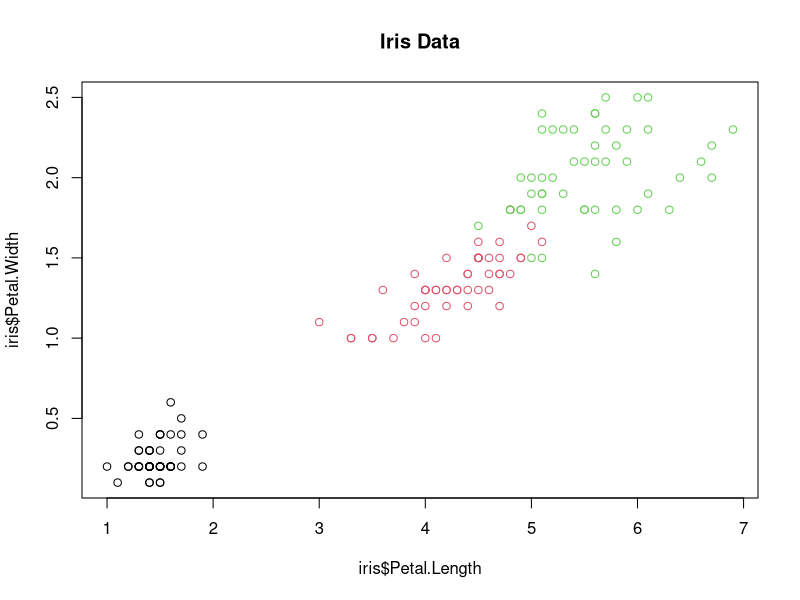
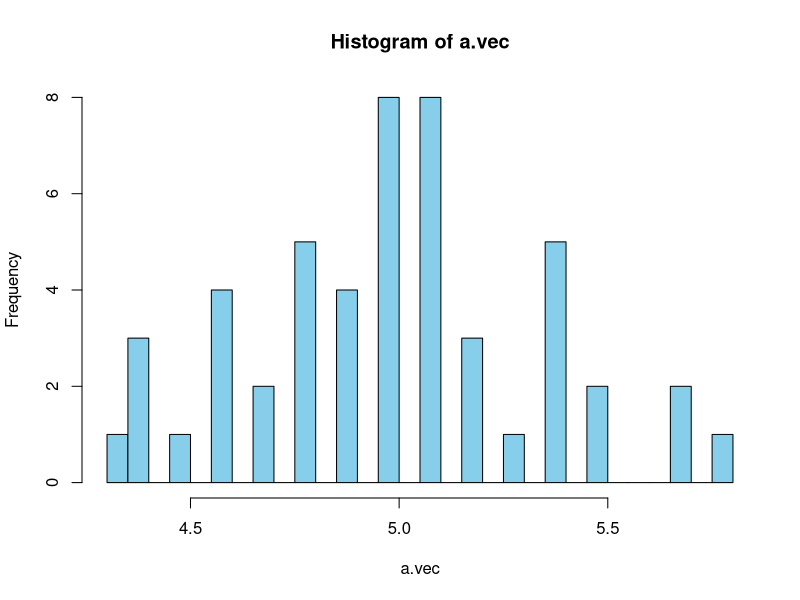
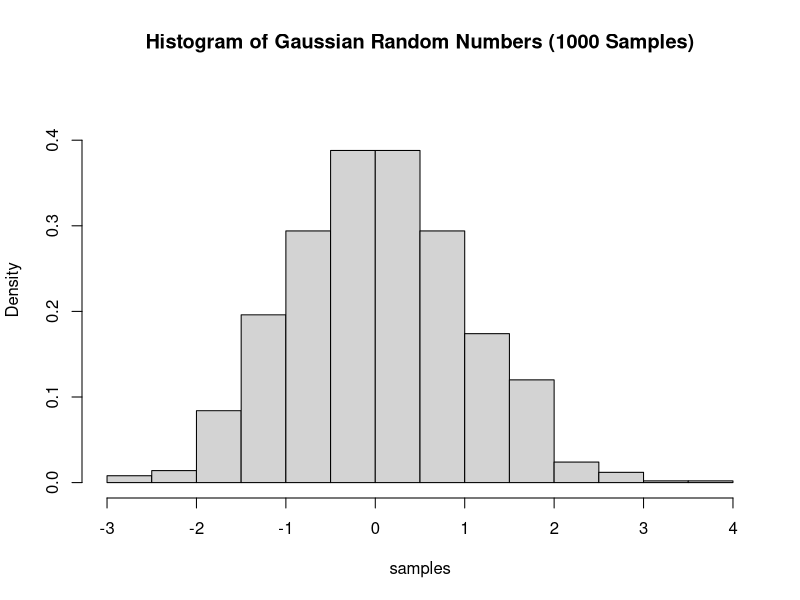

Source code (R) for these figures, in order: (Note: this script raises an error after producing the figures.)
## ---- chunk 1
2+2
## ---- chunk 2
sqrt(16) # this is the square root of 16
## ---- chunk 3
my.adder <- function(x, add.this = 1) {
  result <- x + add.this
  return(result)
}

my.adder(5,10)
## ---- chunk 4
is_positive <- function(x) {
  if(x >= 0) {
    return(TRUE)
  } else {
    return(FALSE)
  }
}

is_positive(2)

## ---- chunk 5
vector <- c(1:10)
vector

for (i in vector) {
  print(i)
}
## ---- chunk 6
iris_data <- data(iris)
head(iris)
## ---- chunk 7
summary(iris)
## ---- chunk 8
calculate.mean <- function(x) {
  return(sum(x)/length(x))
}
# this however is already implemented in R in the following way
mean(iris$Sepal.Length)
calculate.mean(iris$Sepal.Length)
## ---- chunk 9
calculate.variance <- function(x) {
  return(1/(length(x)-1) * sum((x-mean(x))^2)) # this is the formula for the variance
}
calculate.variance(iris$Sepal.Length) # variance
var(iris$Sepal.Length)

sd(iris$Sepal.Length) # standard deviatin

## ---- chunk 10
#mean(iris$Sepal.Length, na_rm = TRUE)
max(iris$Sepal.Length, na_rm = TRUE)
#min(iris$Sepal.Length, na_rm = TRUE)
#median(iris$Sepal.Length, na_rm = TRUE)
#var(iris$Sepal.Length, na_rm = TRUE)
#sd(iris$Sepal.Length, na_rm = TRUE)
## ---- chunk 11
#set_seed(42)

#this is an example of a coin tossing simulation
sample(
  x= c("H", "T"),
  prob = c(.5, .5),
  size = 10,
  replace = TRUE
)
## ---- chunk 12
rnorm(5) # get 5 samples from the gaussian elimination
## ---- chunk 13
plot(iris$Petal.Length, iris$Petal.Width, col = iris$Species, main="Iris Data")

# legend("topleft", legend=level(iris$Species), )
## ---- chunk 14
a.vec <- subset(iris, Species == "setosa")$Sepal.Length

hist(a.vec, 
     col = 'skyblue',
     breaks=50)
## ---- chunk 15
samples <- rnorm(1000)
hist(samples, freq=FALSE, ylim = c(0, 0.45), main = "Histogram of Gaussian Random Numbers (1000 Samples)")

xs <- seq(-5, 5, by= 0.01)
probs = rnrom(xs)
lines(xs, probs, col='red')
## ---- chunk 16
require(dplyr)
png(file = 'pie.png')

data <- subset(starwars, species %in% c('Human', 'Droid', 'Wookiee'))

pie(table(data$Species), main = 'Pie Chart')

dev.off()
